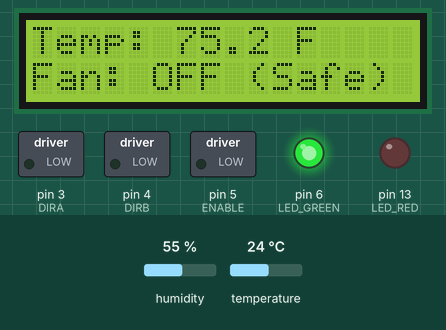
Simulated run of this sketch. Board: Arduino Uno, built with avr-gcc and run on an emulated ATmega328P. On the bench: 16×2 character LCD, switched loads named in the sketch (green lamp = pin HIGH), output pins drawn as LEDs (lit = HIGH). Inputs (shaded band) come from the test bench; at power-on: temperature 24 °C, humidity 55 %. What the sketch prints to the serial monitor is not drawn.

Above: at 4.6 s.
4.7 s: temperature set to 26 °C
At 6.8 s:
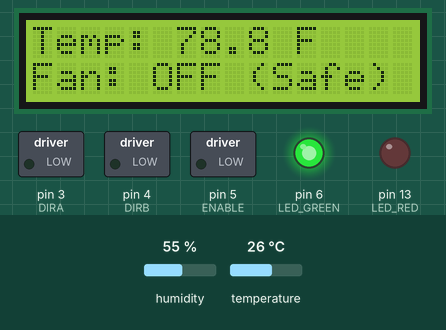
7.7 s: temperature set to 29 °C
At 9.4 s:
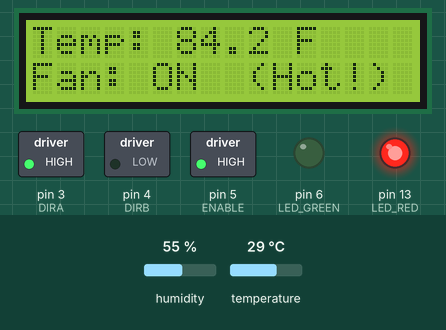
10.7 s: temperature set to 12 °C
At 13.4 s:
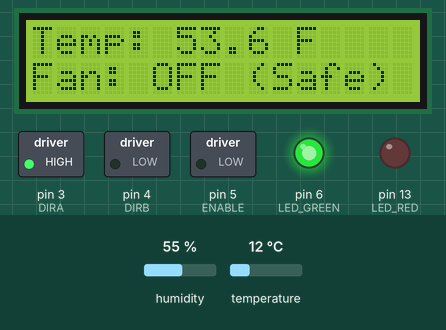
Timing chart, 0 to 14.9 s (numbered marks = the images above; inputs shaded):
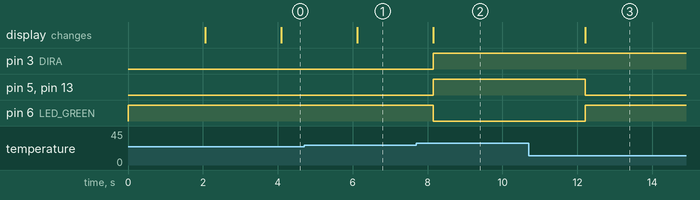

The sketch:

temp_fan.ino
```cpp
#include "DHT.h"
#include <LiquidCrystal.h>

// DHT11 Sensor
#define DHTPIN 2
#define DHTTYPE DHT11
DHT dht(DHTPIN, DHTTYPE);

// L293D Motor Driver Pins
#define ENABLE 5
#define DIRA 3
#define DIRB 4

// LED Pins
#define LED_GREEN 6   // Fan OFF indicator
#define LED_RED   13  // Fan ON indicator

// LCD (RS, E, D4, D5, D6, D7)
LiquidCrystal lcd(7, 8, 9, 10, 11, 12);

// Temperature threshold to trigger the fan (Fahrenheit)
const float TEMP_THRESHOLD = 82.0;

void setup() {
  Serial.begin(9600);
  dht.begin();

  // Motor pins
  pinMode(ENABLE, OUTPUT);
  pinMode(DIRA, OUTPUT);
  pinMode(DIRB, OUTPUT);
  digitalWrite(ENABLE, LOW);

  // LED pins
  pinMode(LED_GREEN, OUTPUT);
  pinMode(LED_RED, OUTPUT);

  // Start with green LED on (fan off)
  digitalWrite(LED_GREEN, HIGH);
  digitalWrite(LED_RED, LOW);

  // Initialize LCD
  lcd.begin(16, 2);
  lcd.setCursor(0, 0);
  lcd.print("  Temp Control  ");
  lcd.setCursor(0, 1);
  lcd.print("  Starting...   ");
  delay(2000);
  lcd.clear();
}

void loop() {
  delay(2000);

  float f = dht.readTemperature(true);

  // Handle sensor read error
  if (isnan(f)) {
    Serial.println("Failed to read from DHT sensor! Check your wires.");

    lcd.clear();
    lcd.setCursor(0, 0);
    lcd.print("Sensor Error!   ");
    lcd.setCursor(0, 1);
    lcd.print("Check wires.    ");

    // Flash both LEDs to signal error
    digitalWrite(LED_GREEN, LOW);
    digitalWrite(LED_RED, HIGH);
    delay(500);
    digitalWrite(LED_RED, LOW);
    delay(500);

    return;
  }

  // Print to Serial Monitor
  Serial.print("Current Temp: ");
  Serial.print(f);
  Serial.print(" F -> ");

  // Update LCD top row with temperature
  lcd.setCursor(0, 0);
  lcd.print("Temp: ");
  lcd.print(f, 1);
  lcd.print(" F      ");

  // Fan logic
  if (f >= TEMP_THRESHOLD) {
    Serial.println("FAN IS ON (Too hot!)");

    // Turn fan on full speed
    analogWrite(ENABLE, 255);
    digitalWrite(DIRA, HIGH);
    digitalWrite(DIRB, LOW);

    // Red LED on, green off
    digitalWrite(LED_RED, HIGH);
    digitalWrite(LED_GREEN, LOW);

    // Update LCD bottom row
    lcd.setCursor(0, 1);
    lcd.print("Fan: ON  (Hot!) ");

  } else {
    Serial.println("FAN IS OFF (Temp safe)");

    // Kill power to motor
    digitalWrite(ENABLE, LOW);

    // Green LED on, red off
    digitalWrite(LED_GREEN, HIGH);
    digitalWrite(LED_RED, LOW);

    // Update LCD bottom row
    lcd.setCursor(0, 1);
    lcd.print("Fan: OFF (Safe) ");
  }
}
```

Measured:
- the behaviour switches between 27 and 28 °C on temperature (found by bisection; images 1 and 2)
- after the input at 4.7 s, the display: changes after 1.4 s (image 1)
- after the input at 7.7 s, pin 3 (DIRA), pin 5 (ENABLE), pin 13 (LED_RED): LOW → HIGH after 0.45 s; pin 6 (LED_GREEN): HIGH → LOW after 0.45 s; the display: changes after 0.46 s (image 2)
- after the input at 10.7 s, pin 5 (ENABLE), pin 13 (LED_RED): HIGH → LOW after 1.5 s; pin 6 (LED_GREEN): LOW → HIGH after 1.5 s; the display: changes after 1.5 s (image 3)
